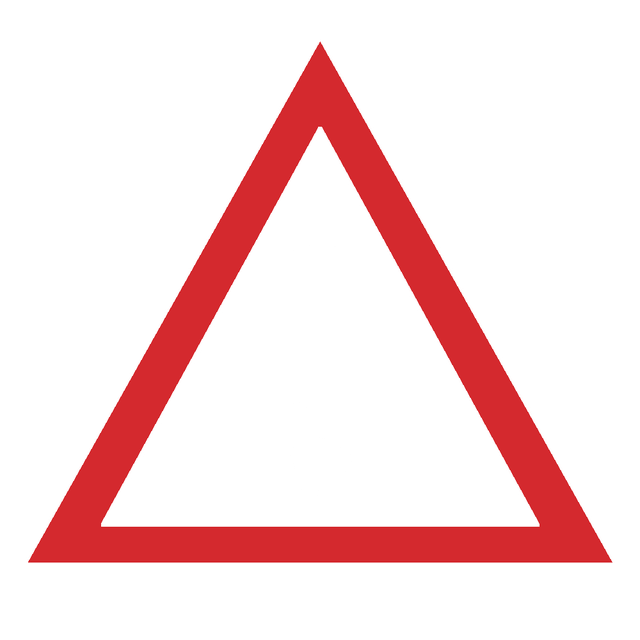
#> input picture comunicado_regras/novos_src/motion/img2/aviso.png, 640 x 640 px, given in place of 1.webp, which was not available; the run also reads 1 picture not shown here
$ python mk_line.py motion/img2/aviso.png
#> lines starting #> are read from the running program, lines starting #| are printed output that depends on the picture; after the words box and inside, x2 and y2 are one past the last pixel; in counts of white or black regions, pixels touching at a corner belong together
### comunicado_regras/novos_src/bp_graf.py
# Blueprint no estilo da referência (V.A Profissionais / Doentes e Presos): fundo ciano, círculo translúcido,
# imagem recortada (GPT) a sair do círculo, texto branco à direita com caixas navy/vermelho, faixas navy/vermelho nas transições.
# As imagens ainda não existem: aparecem como "IMG xx" (placeholder) no sítio onde vão ficar.
import sys,os
from PIL import Image,ImageDraw,ImageFont,ImageFilter
import numpy as np
HERE=os.path.dirname(os.path.abspath(__file__)); OUTD=sys.argv[1] if len(sys.argv)>1 else '.'
F8=HERE+'/../realista_src/fonts/M800.ttf'; F7=HERE+'/../realista_src/fonts/M700.ttf'
W,H=1920,1080; CY=(20,157,208); NAVY=(25,41,109); RED=(212,41,46); WHITE=(255,255,255)
def f(sz,b=8): return ImageFont.truetype(F8 if b==8 else F7,sz)
def L(p):
#> called with p = 'comunicado_regras/novos_src/logos/1.webp'
    im=Image.open(p).convert('RGBA'); a=np.asarray(im).astype(np.float32)
#> in L, im is the input picture: PIL image 640x640 RGBA; mean R, G, B, A 94.1, 67.5, 68.3, 53.9
    a[...,3]=np.clip((255-a[...,:3].min(2))/60,0,1)*a[...,3]; im=Image.fromarray(a.astype('uint8')); return im.crop(im.getbbox())
#> after `return im.crop(im.getbbox())`:
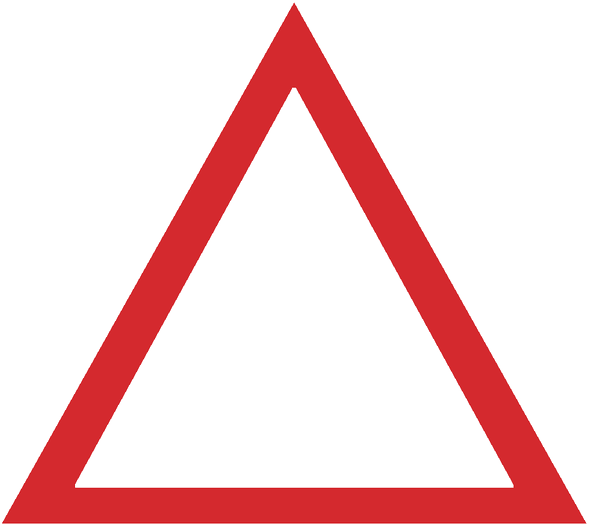
#> returned value: PIL image 589x524 RGBA; mean R, G, B, A 122.8, 87.6, 88.6, 53.6; transparent parts drawn white
def white(im): a=np.asarray(im).copy(); a[...,:3]=255; return Image.fromarray(a)
LE=L(HERE+'/logos/1.webp'); LC=L(HERE+'/logos/4.webp'); LEw,LCw=white(LE),white(LC)
def rs(im,h): return im.resize((int(im.width*h/im.height),h),Image.LANCZOS)
_yy,_xx=np.mgrid[0:H,0:W].astype(np.float32)
# [5 lines left out: function bg, not called in this run]
def circle(b,cx,cy,r):
    l=Image.new('RGBA',b.size,(0,0,0,0)); ImageDraw.Draw(l).ellipse((cx-r,cy-r,cx+r,cy+r),fill=(255,255,255,38)); b.alpha_composite(l)
# [34 lines left out: functions placeholder, placeholder_one, text, not called in this run]
def interp(b):   # zona da intérprete de língua gestual (reservada)
    l=Image.new('RGBA',b.size,(0,0,0,0)); d=ImageDraw.Draw(l); d.rounded_rectangle((1580,720,1880,1080),30,outline=(255,255,255,120),width=4)
    b.alpha_composite(l); ImageDraw.Draw(b).text((1730,905),'INTÉRPRETE LGP',font=f(22),fill=(255,255,255,200),anchor='ms')
# [4 lines left out: function stripes, not called in this run]
# ---------- variações ----------
def A(sc):   # fiel à referência: círculo à esquerda, imagem a sair, texto à direita
    b=bg(); circle(b,560,620,430); ILL(b,(330,170,800,1000),sc["img"])
    text(b,1010,470,sc['txt']); interp(b); return b
# [8 lines left out: functions B, C, not called in this run]
def T(sc):   # transição com faixas
    b=A(sc); stripes(b,.55); return b

# ---------- ilustrações vetoriais (flat, sombras suaves) ----------
SK=[(139,90,60),(107,65,40),(168,113,76),(92,58,38)]; INK=(24,26,32); INK2=(46,50,60); PAPER=(250,250,246)
def ILL(b,box,name):
    x0,y0,x1,y1=box; w,h=x1-x0,y1-y0; sz=min(h,w*1.3); out=ILL_img(name,int(sz),True)
    b.alpha_composite(out,(int(x0+(w-sz)/2),int(y1-sz)))
def ILL_img(name,sz,shadow=False):
    S=2
    L=Image.new('RGBA',(int(sz*S),int(sz*S)),(0,0,0,0)); d=ImageDraw.Draw(L); k=sz*S/100
    P=lambda x,y:(x*k,y*k)
    def R(a,b_,c,e,col,r=2): d.rounded_rectangle((*P(a,b_),*P(c,e)),int(r*k),fill=col)
    def E(a,b_,c,e,col): d.ellipse((*P(a,b_),*P(c,e)),fill=col)
    def G(pts,col): d.polygon([P(*p) for p in pts],fill=col)
    def Ln(pts,col,wd): d.line([P(*p) for p in pts],fill=col,width=max(1,int(wd*k)),joint='curve')
    def person(cx,top,sc,skin,shirt,cracha=True):
        E(cx-6*sc,top,cx+6*sc,top+12*sc,skin)                       # cabeça
        E(cx-6.4*sc,top-.6*sc,cx+6.4*sc,top+6*sc,INK)                # cabelo
        E(cx-6*sc,top+2.5*sc,cx+6*sc,top+12*sc,skin)
        d.pieslice((*P(cx-12*sc,top+13*sc),*P(cx+12*sc,top+41*sc)),180,360,fill=shirt)  # tronco
        R(cx-12*sc,top+26.5*sc,cx+12*sc,top+34*sc,shirt,0)
        if cracha: Ln([(cx-4*sc,top+13.5*sc),(cx,top+21*sc),(cx+4*sc,top+13.5*sc)],NAVY,1*sc); R(cx-2.6*sc,top+20*sc,cx+2.6*sc,top+25*sc,WHITE,.6)
    def urna(cx,base,wd,hand=True):
        G([(cx-wd*.46,base),(cx+wd*.46,base),(cx+wd*.5,base-wd*1.0),(cx-wd*.5,base-wd*1.0)],INK)
        G([(cx-wd*.5,base-wd*1.0),(cx-wd*.46,base),(cx-wd*.3,base),(cx-wd*.33,base-wd*1.0)],INK2)   # face lateral clara
        R(cx-wd*.6,base-wd*1.14,cx+wd*.6,base-wd*.98,INK2,1.2); R(cx-wd*.55,base-wd*1.2,cx+wd*.55,base-wd*1.12,INK,1)
        R(cx-wd*.22,base-wd*1.17,cx+wd*.22,base-wd*1.145,(5,6,8),.3)
        if hand:
            G([(cx-wd*.1,base-wd*1.16),(cx+wd*.14,base-wd*1.16),(cx+wd*.16,base-wd*1.52),(cx-wd*.08,base-wd*1.52)],PAPER)
            E(cx-wd*.06,base-wd*1.64,cx+wd*.3,base-wd*1.38,SK[1]); R(cx+wd*.18,base-wd*1.6,cx+wd*.7,base-wd*1.42,SK[1],3)
            R(cx+wd*.62,base-wd*1.66,cx+wd*1.0,base-wd*1.36,NAVY,1.5)
    if name=='mesa4':
        for i,(sk,sh) in enumerate(zip(SK,[RED,NAVY,(240,240,240),NAVY])): person(13+i*24.6,24,1.15,sk,sh)
        R(0,60,100,67,PAPER,1); G([(2,67),(98,67),(94,98),(6,98)],(232,236,242)); R(40,57,60,61,PAPER,.4); R(44,55.5,56,57.5,(200,205,215),.3)
        R(12,56,26,60,NAVY,.4); R(72,56,86,60,NAVY,.4)
    elif name=='urna': urna(40,98,52)
    elif name=='porta':
        R(18,8,72,92,(230,236,244),2); R(24,14,66,92,NAVY,1); R(28,18,62,88,(34,56,130),1); E(54,50,59,55,(250,200,60))
        R(2,66,98,72,RED,1.2); R(2,66,14,72,WHITE,0); R(26,66,38,72,WHITE,0); R(50,66,62,72,WHITE,0); R(74,66,86,72,WHITE,0)
        R(6,72,10,94,INK2,.5); R(90,72,94,94,INK2,.5)
        d.arc((*P(70,20),*P(90,40)),180,360,fill=(250,200,60),width=int(3*k)); R(67,30,93,50,(250,200,60),2); E(78,36,82,40,INK); R(79,38,81,45,INK,.3)
    elif name=='cracha':
        Ln([(30,0),(50,30),(70,0)],NAVY,6); Ln([(30,0),(50,30),(70,0)],RED,1.4)
        R(42,26,58,34,(170,180,195),1); R(24,32,76,98,WHITE,5); R(24,32,76,46,NAVY,5); R(24,40,76,46,NAVY,0)
        E(38,50,62,74,(214,226,240)); E(44,53,56,65,SK[0]); d.pieslice((*P(39,63),*P(61,85)),180,360,fill=SK[0])
        R(32,80,68,84,(60,70,100),1); R(36,88,64,91,(160,170,190),1); E(64,84,80,100,RED); Ln([(68,92),(71,95),(77,88)],WHITE,1.6)
    elif name=='relogio':
        E(18,4,30,16,RED); E(70,4,82,16,RED); R(18,88,26,98,INK2,1); R(74,88,82,98,INK2,1)
        E(8,8,92,92,NAVY); E(14,14,86,86,WHITE)
        import math
        for i in range(12):
            a=math.radians(i*30); r0,r1=(30,36) if i%3 else (27,36); Ln([(50+r0*math.sin(a),50-r0*math.cos(a)),(50+r1*math.sin(a),50-r1*math.cos(a))],NAVY,1.4 if i%3 else 2.6)
        Ln([(50,50),(50,24)],INK,3.4); a=math.radians(210); Ln([(50,50),(50+19*math.sin(a),50-19*math.cos(a))],RED,4.4); E(46,46,54,54,INK)
    elif name=='notas':
        for i,c in enumerate([(46,140,90),(60,160,105),(78,180,120)]):
            o=i*7; R(6+o,30+o*.4,82+o,72+o*.4,c,3); E(34+o,40+o*.4,54+o,62+o*.4,(255,255,255,90)); R(12+o,36+o*.4,76+o,66+o*.4,(255,255,255,0),2)
        for i,(x,y) in enumerate([(62,78),(76,82),(70,72)]): E(x,y,x+18,y+12,(180,140,40)); E(x+1.5,y+1,x+16.5,y+10,(230,190,70))
    elif name=='tel':
        R(26,2,74,98,INK,8); R(29,8,71,90,WHITE,4); R(42,4,58,6,INK2,1)
        R(32,14,68,24,NAVY,2); E(40,32,60,52,(46,170,100)); Ln([(44,42),(49,47),(57,37)],WHITE,2.4)
        R(34,58,66,62,(200,205,215),1); R(38,66,62,69,(220,224,232),1); R(34,76,66,84,RED,2); E(46,92,54,96,INK2)
    elif name=='relogio0':
        E(18,4,30,16,RED); E(70,4,82,16,RED); R(18,88,26,98,INK2,1); R(74,88,82,98,INK2,1)
        E(8,8,92,92,NAVY); E(14,14,86,86,WHITE)
        import math
        for i in range(12):
            a=math.radians(i*30); r0,r1=(30,36) if i%3 else (27,36); Ln([(50+r0*math.sin(a),50-r0*math.cos(a)),(50+r1*math.sin(a),50-r1*math.cos(a))],NAVY,1.4 if i%3 else 2.6)
    elif name=='pessoas':
        for cx,sk,sh,sc_,tp in((26,SK[2],NAVY,1.0,34),(74,SK[3],(240,240,240),1.0,34),(50,SK[0],RED,1.25,22)):
            person(cx,tp,sc_,sk,sh,True)
        R(4,78,96,80,(0,0,0,0),0)
    elif name=='globo':
        E(14,14,86,86,NAVY); E(18,18,82,82,(60,150,210))
        G([(34,26),(50,22),(56,34),(46,44),(40,58),(30,46)],(90,180,110)); G([(58,48),(74,44),(76,62),(64,74),(58,62)],(90,180,110))
        d.arc((*P(18,18),*P(82,82)),0,360,fill=WHITE,width=int(1.6*k)); d.ellipse((*P(36,18),*P(64,82)),outline=WHITE,width=int(1.4*k))
        Ln([(18,50),(82,50)],WHITE,1.4); Ln([(22,34),(78,34)],WHITE,1.2); Ln([(22,66),(78,66)],WHITE,1.2); R(46,86,54,94,INK2,1); R(32,92,68,96,INK2,1)
    elif name=='saida':
        R(10,8,52,94,(230,236,244),2); G([(14,12),(40,20),(40,98),(14,90)],NAVY); E(33,52,37,57,(250,200,60))
        R(50,46,78,56,RED,1); G([(74,36),(96,51),(74,66)],RED)
    elif name=='aviso':
        G([(50,6),(96,88),(4,88)],RED); G([(50,20),(84,82),(16,82)],WHITE); R(46,38,54,64,INK,2); E(45.5,68,54.5,77,INK)
    elif name=='banco':
        G([(50,6),(94,28),(6,28)],NAVY); R(6,28,94,34,NAVY,0); E(44,14,56,25,(250,200,60))
        for x in (14,32,50,68,86): R(x-5,38,x+5,80,(230,236,244),1)
        R(4,82,96,88,NAVY,0); R(0,90,100,96,NAVY,1)
    out=Image.new('RGBA',L.size,(0,0,0,0))
    if shadow:
        sh=Image.new('RGBA',L.size,(0,0,0,0)); sh.paste((0,30,70,90),mask=L.split()[3]); sh=sh.filter(ImageFilter.GaussianBlur(sz*S/60)); out.alpha_composite(sh,(int(sz*S*.015),int(sz*S*.03)))
    out.alpha_composite(L); return out.resize((int(sz),int(sz)),Image.LANCZOS)
V1=[dict(img='porta',txt=[('ATENÇÃO','cap'),('ACESSO RESTRITO','t'),('ÀS ASSEMBLEIAS','n'),('DE VOTO','r')]),
    dict(img='mesa4',txt=[('SÃO AUTORIZADOS','cap'),('MEMBROS','t'),('DA MESA','n')]),
    dict(img='cracha',txt=[('OBSERVADORES','cap'),('INTERNACIONAIS','t'),('CREDENCIADOS','n')]),
    dict(img='urna',txt=[('CARO ELEITOR','cap'),('APÓS VOTAR','t'),('ABANDONA O LOCAL','r')])]
V2=[dict(img='mesa4',txt=[('ATENÇÃO','cap'),('MEMBROS','t'),('DAS MESAS','n')]),
    dict(img='relogio',txt=[('COMPARECE ÀS','cap'),('7H','t'),('DA MANHÃ','n')]),
    dict(img='notas',txt=[('COMPENSAÇÃO','cap'),('3.500$00','t'),('INCLUI ALIMENTAÇÃO','n')]),
    dict(img='tel',txt=[('PAGAMENTO POR','cap'),('TRANSFERÊNCIA','t'),('BANCÁRIA','r')])]
ROWS=[('A','FIEL À REFERÊNCIA','Círculo translúcido à esquerda, ilustração gráfica a sair dele, texto à direita. Igual aos vídeos V.A.'),
      ('B','ESPELHO + FAIXA','Ilustração à direita, texto à esquerda com barra vermelha/navy. Alterna com A para dar ritmo.'),
      ('C','CENTRADO / GRUPO','Texto ao centro em cima, ilustração grande em baixo. Ideal para listas e números.')]
# [19 lines left out: function board, not called in this run]
# [3 lines that do not run on import are left out]

### comunicado_regras/novos_src/bp_var.py
# Blueprint com 4 ESTILOS realmente diferentes (cor, grafismo, composição, tipografia). Só grafismo, sem fotos.
import sys; OUT=sys.argv[1] if len(sys.argv)>1 else '.'; sys.argv=['x']
import numpy as np, math
from PIL import Image,ImageDraw,ImageFilter,ImageChops
import bp_graf as g
W,H=1920,1080; NAVY,RED,WHITE,CY=g.NAVY,g.RED,g.WHITE,g.CY; f=g.f
_yy,_xx=np.mgrid[0:H,0:W].astype(np.float32)
# [4 lines left out: function grad, not called in this run]
def logos(b,dark=False):
    b.alpha_composite(g.rs(g.LEw if dark else g.LE,80),(60,40)); b.alpha_composite(g.rs(g.LCw,54),(1620,50))
def interp(b,col=(255,255,255,110)):
    l=Image.new('RGBA',b.size,(0,0,0,0)); ImageDraw.Draw(l).rounded_rectangle((1580,720,1880,1080),30,outline=col,width=4); b.alpha_composite(l)
# ---- filtros de grafismo ----
def lineart(im,col=WHITE,acc=RED):
    a=np.asarray(im).astype(np.int16); al=a[...,3]>40
    lum=(a[...,:3]*[.3,.59,.11]).sum(2)*al
    e=np.zeros(al.shape,bool)
    for dx,dy in((1,0),(0,1),(1,1)):
        d=np.abs(lum-np.roll(np.roll(lum,dy,0),dx,1))>22; e|=d
        e|=al!=np.roll(np.roll(al,dy,0),dx,1)
    m=Image.fromarray((e*255).astype('uint8')).filter(ImageFilter.MaxFilter(5))
    red=(a[...,0]>170)&(a[...,1]<90)&al
    o=Image.new('RGBA',im.size,(0,0,0,0)); fill=Image.fromarray((al*28).astype('uint8')); o.paste(col+(255,),mask=fill)
    o.paste(col+(255,),mask=m); o.paste(acc+(255,),mask=Image.fromarray((red*255).astype('uint8')).filter(ImageFilter.MinFilter(5)))
    return o
# [27 lines left out: functions duotone, extrude, T_box, not called in this run]
# ---- 4 estilos ----
def S1(sc):   # INSTITUCIONAL CIANO: flat colorido, círculo, caixas (fiel à referência)
    b=g.bg(); g.circle(b,560,620,430); g.ILL(b,(330,190,800,1000),sc['img']); T_box(b,1010,470,sc['txt']); interp(b); return b
# [29 lines left out: functions S2, S3, S4, not called in this run]
STY=[('1','INSTITUCIONAL CIANO','Flat colorido, círculo translúcido, caixas navy/vermelho. A linha das tuas referências.',S1),
     ('2','NAVY PREMIUM · LINHA','Fundo escuro, ilustração em traço branco fino, anéis, sublinhados vermelhos. Elegante, tipo telejornal.',S2),
     ('3','BOLD GEOMÉTRICO','Fundo claro, blocos diagonais navy/vermelho/ciano, ilustração duotone, texto navy forte.',S3),
     ('4','3D + VIDRO','Gradiente ciano→navy, ilustração com profundidade 3D, cartão de vidro desfocado, anéis de luz.',S4)]
# [16 lines left out: function board, not called in this run]
# [3 lines that do not run on import are left out]

### comunicado_regras/novos_src/mk_line.py
# Gera as ilustrações em traço (estilo 2) para o motor motion: motion/img2/<kind>.png (640x640) + logos brancos
import sys; sys.argv=['x']
import bp_graf as g, bp_var as v
from PIL import Image
import os; D=os.path.dirname(os.path.abspath(__file__))+'/motion/img2'; os.makedirs(D,exist_ok=True)
M={'urna':'urna','porta':'porta','cracha':'cracha','mesa':'mesa4','pessoas':'pessoas','globo':'globo','saida':'saida',
   'relogio':'relogio0','notas':'notas','tel':'tel','aviso':'aviso','banco':'banco'}
for k,n in M.items():
    im=v.lineart(g.ILL_img(n,1000)); im.resize((640,640),Image.LANCZOS).save(f'{D}/{k}.png')
#> this loop made 12 passes
#> pass 1, in lineart, `a = np.asarray(im).astype(np.int16)`:
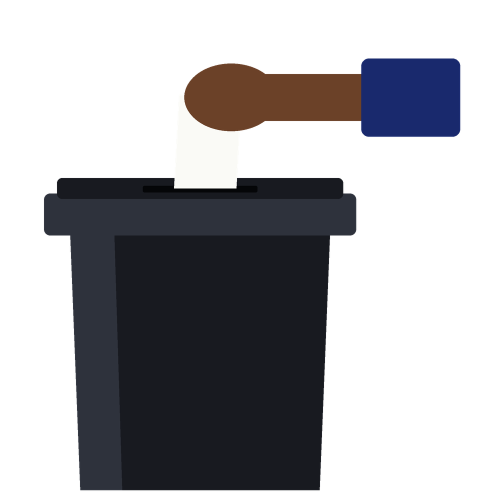
#> a: shape (1000, 1000, 4) int16 (shown at 1/2 size); mean R, G, B, A 18.7, 18.5, 22, 103.4; transparent parts drawn white
#> pass 1, in lineart, `al = a[..., 3] > 40`:
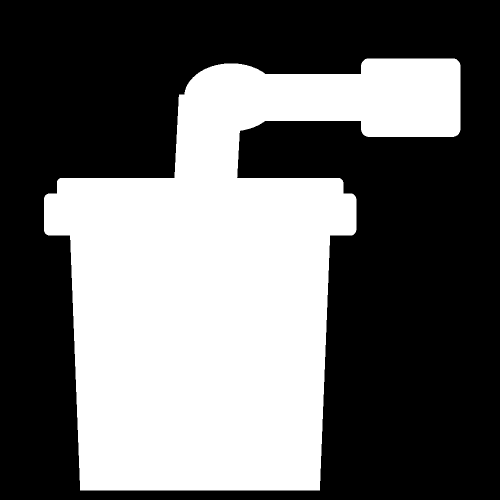
#> al: shape (1000, 1000) bool (shown at 1/2 size); 40.6% white; 1 white region, box (x1, y1, x2, y2) and area: (88, 117, 921, 981) 406499
#> pass 1, in lineart, `lum=(a[...,:3]*[.3,.59,.11]).sum(2)*al`:
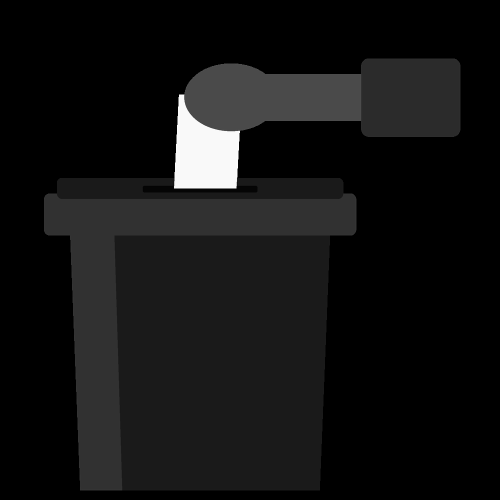
#> lum: shape (1000, 1000) float64 (shown at 1/2 size); min 0, max 255, mean 18.8
g.rs(g.LEw,240).save(D+'/le_w.png'); g.rs(g.LCw,160).save(D+'/lc_w.png')
# folha de contacto
sh=Image.new('RGB',(6*320,2*320),(14,22,70))
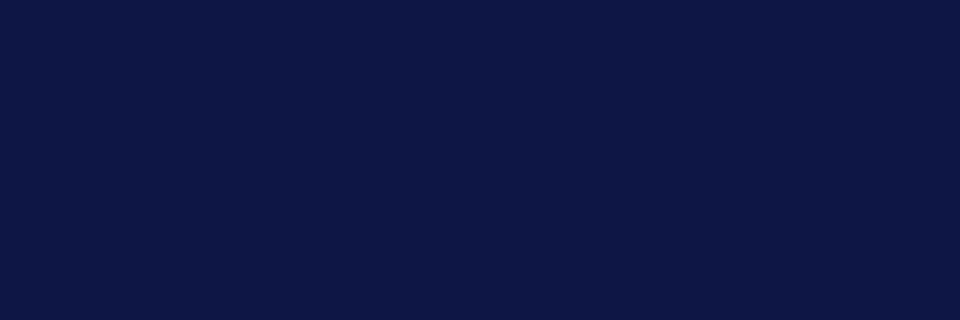
#> sh: PIL image 1920x640 RGB (shown at 1/2 size); mean R, G, B 14, 22, 70
for i,k in enumerate(M): sh.paste(Image.open(f'{D}/{k}.png').resize((320,320)),((i%6)*320,(i//6)*320),Image.open(f'{D}/{k}.png').resize((320,320)))
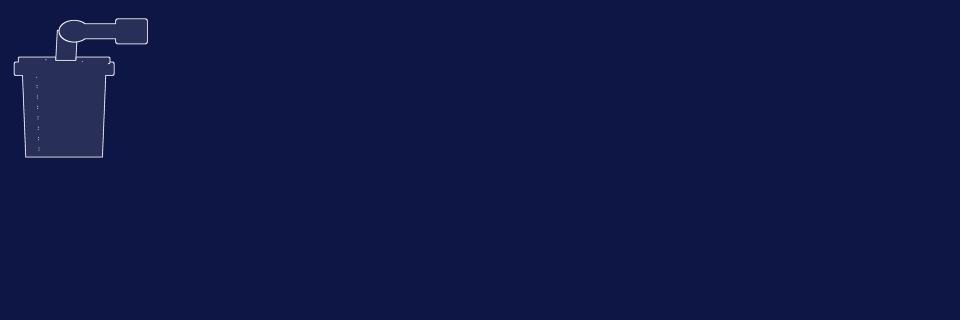
#> sh: PIL image 1920x640 RGB (shown at 1/2 size); mean R, G, B 15.3, 23.3, 71
sh.save('/tmp/claude-0/-home-user-claude/6db99166-337f-5ef1-806e-773090ba29c3/scratchpad/la.jpg'); print('ok')
#> after `sh.save('/tmp/claude-0/-home-user-claude/6db99166-337f-5ef1-806e-77309`:
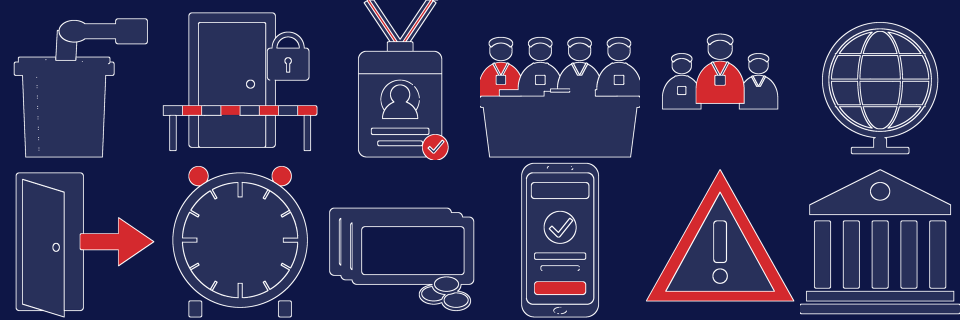
#> saved as la.jpg: PIL image 1920x640 RGB (shown at 1/2 size); mean R, G, B 40.9, 42.6, 84.9
